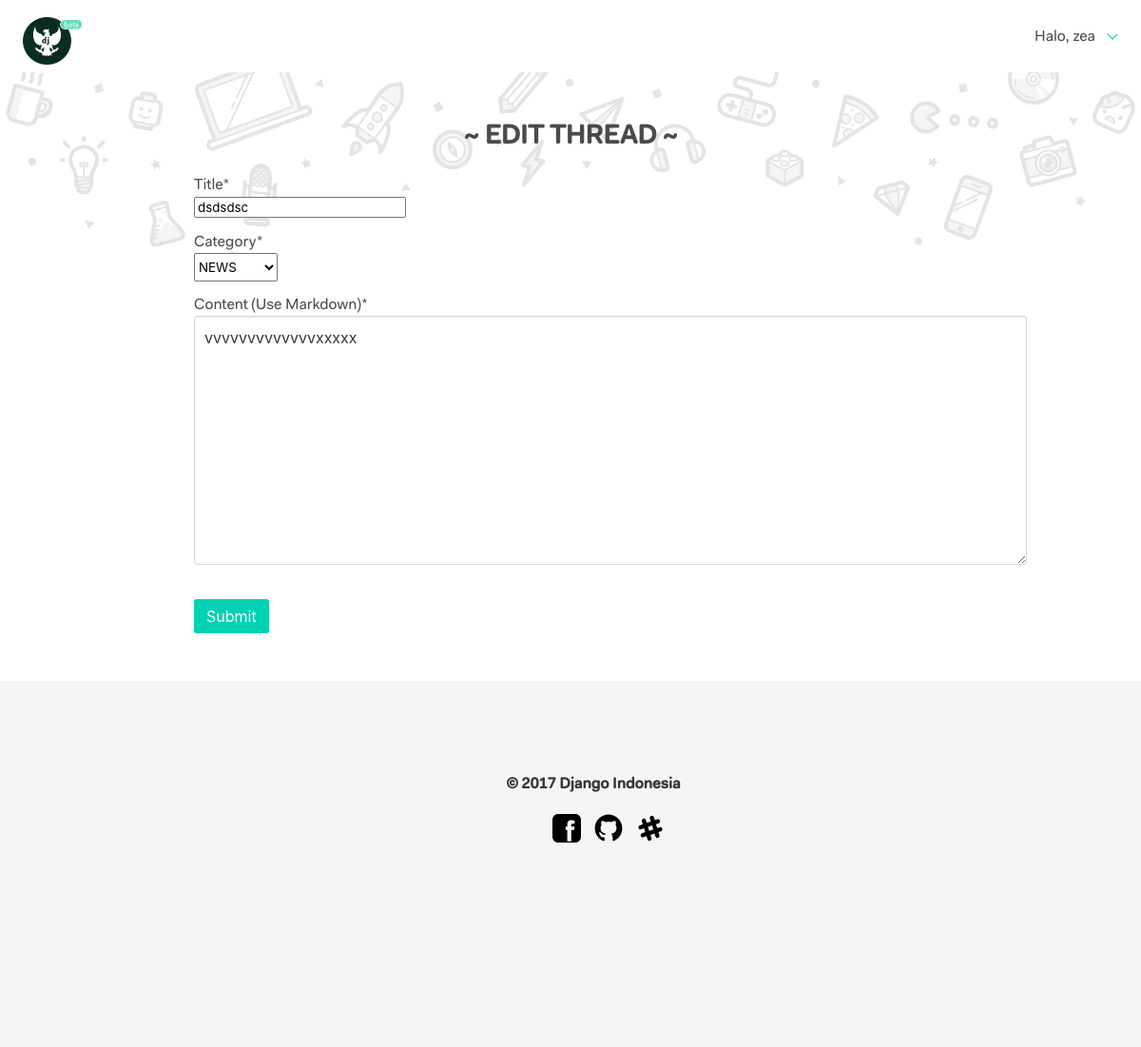
Page /thread/7/edit/ (signed in) on the committed database.
### app_forum/models.py (models this page shows, shortened)
class Forum(models.Model):
    forum_author = models.ForeignKey(
        Profile,
        related_name='user_forums',
        null=True,
        blank=True,
        on_delete=models.CASCADE
    )
    forum_title = models.CharField(
        max_length=225,
        verbose_name=u'Title',
        blank=False,
        null=False
    )
    forum_category = models.ForeignKey(
        'Category',
        verbose_name=u'Category',
    )
    forum_content = MarkdownxField(
        verbose_name=u'Content (Use Markdown)',
    )
    is_created = models.DateTimeField(
        auto_now_add=True,
        null=True,
        blank=True
    )
    is_modified = models.DateTimeField(
        auto_now=True,
        null=True,
        blank=True
    )
    is_hot = models.BooleanField(
        default=False
    )
    is_closed = models.BooleanField(
        default=False
    )

### app_forum/views.py (the view)
# urls.py: url(r'^thread/(?P<pk>[-\w]+)/edit/$', views.forum_edit_view, name='forum_edit'),
@login_required
def forum_edit_view(request, pk):
    forum = get_object_or_404(Forum, pk=pk)
    template = 'app_forum/main/forum_edit.html'
    if request.method == "POST":
        form = ThreadForm(request.POST, instance=forum)
        if form.is_valid():
            forum = form.save(commit=False)
            forum.forum_author = Profile.objects.get(user=request.user)
            forum.is_created = datetime.now()
            forum.save()
            return redirect('forum:forum_single', pk=forum.pk)
    elif request.user != forum.forum_author.user:
        raise PermissionDenied
    else:
        form = ThreadForm(instance=forum)
    context = {'forum': forum, 'form': form}
    return render(request, template, context)

### app_forum/forms.py
class ThreadForm(forms.ModelForm):
    class Meta:
        model = Forum
        fields = (
            'forum_title',
            'forum_category',
            'forum_content',
        )
        comment_content = MarkdownxFormField()
        exclude = ['forum_author', 'is_hot']
        widgets = {'forum_author': forms.HiddenInput()}

### app_forum/models.py (called while the page is built)
    def __str__(self):
        return str(self.category_title)

### app_forum/templates/app_forum/main/forum_edit.html (shortened to what this page needs)
{% extends "app_forum/main/forum_base.html" %}
{% load humanize %}
{% load crispy_forms_tags %}
{% load show_markdown %}
{% block content %}
    {% include "app_forum/partials/_doodle.html" %}
    {% if request.user.is_authenticated %}
    <div class="dj-forum-form-wrapper">
        <div class="container-narrow">
            <div class="columns">
                <div class="column">
                    <div align="center">
                        <h3><b>~ EDIT THREAD ~</b></h3>
                    </div>
                </div>
            </div>
            <div class="columns">
                <div class="column is-narrow">
                    <div class="dj-author-avatar-rounded" style="background: url('{{ request.META.HTTP_NAME }}/media/{{ request.user.profile.profile_picture }}') no-repeat center center; background-size: cover;">
                    </div>
                </div>
                <div class="column">
                    <div>
                        <form action="" enctype="multipart/form-data" method="post">{% csrf_token %}
                            <div class="field">
                                <div class="control">
                                    {{ form.forum_title|as_crispy_field }}
                                </div>
                            </div>
                            <div class="field">
                                <div class="control">
                                    {{ form.forum_category|as_crispy_field }}
                                </div>
                            </div>
                            <div class="field">
                                <div class="control">
                                    {{ form.forum_content|as_crispy_field|safe }}
                                </div>
                            </div>
                            <br />
                            <button class="button is-primary" type='submit'>Submit</button>
                        </form>
                    </div>
                </div>
            </div>
        </div>
    </div>
    {% else %}
    <h1>Login to reply</h1>
    {% endif %}
{% endblock %}

### app_forum/templates/app_forum/partials/_navbar.html (shortened to what this page needs)
{% load account %}
{% load socialaccount %}
{% load staticfiles %}
<div class="dj-navbar-wrapper">
    <div class="container">
        <nav class="navbar is-transparent" role="navigation" aria-label="main navigation">
            <div class="navbar-brand">
                <a class="navbar-item" href="/">
                    <img src="{% static 'img/logo.png' %}" alt="Django Indonesia" width="112" height="28">
                </a>
            </div>
            <div class="navbar-menu">
                <div class="navbar-end">
                    <a class="navbar-item">
                        {% if not request.user.is_authenticated %}
                        <p class="control">
                            <a class="button" href="{% provider_login_url "github" process="login" %}">
                                <span class="icon">
                                    <span class="typcn typcn-social-github"></span>
                                </span>
                                <span>Login with Github</span>
                            </a>
                        </p>
                        {% else %}
                        <div class="navbar-item has-dropdown is-hoverable">
                            <a class="navbar-link">
                                Halo, {{ request.user.username }}
                            </a>
                        </div>
                        {% endif %}
                    </a>
                </div>
            </div>
        </nav>
    </div>
</div>

### rows in the picture
Forum: forum_title "dsdsdsc", forum_category "NEWS", forum_content "vvvvvvvvvvvvvxxxxx"

### other values in the picture
{{ request.user.username }} "zea"
